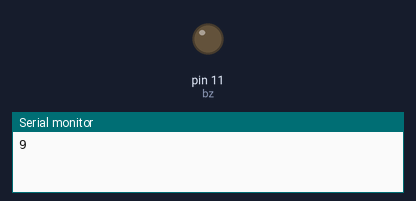
A sketch run on a simulated Arduino Uno, built with avr-gcc and run on an emulated ATmega328P. Shown: output pins drawn as LEDs (lit = HIGH), the last lines printed to the serial monitor.

Above: at 0.1 s.
At 10.2 s:
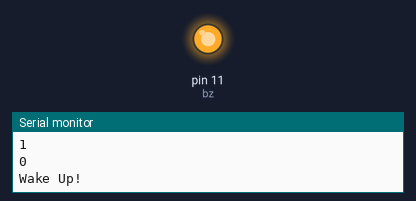
Timing chart, 0 to 11.7 s (numbered marks = the images above):
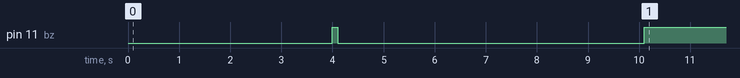

The sketch:

AlarmClockTime.ino
```cpp
const int bz = 11;
void setup() {
 Serial.begin(9600);
 pinMode(bz, OUTPUT);
}
int MakeTime = 10;
void loop() {
if (MakeTime!=0){
  MakeTime-=1;
  Serial.println(MakeTime);
  }else{
    Serial.println("Wake Up!");
    digitalWrite(bz, HIGH);
    MakeTime = 0;
    }

   if (MakeTime==5){
    digitalWrite(bz, HIGH);
    delay(100);
    digitalWrite(bz, LOW);
    }
  delay(1000);
}
```

Measured:
- by itself, pin 11 (bz): LOW → HIGH at 4.0 s, → LOW 0.10 s later, → HIGH 6.0 s later
